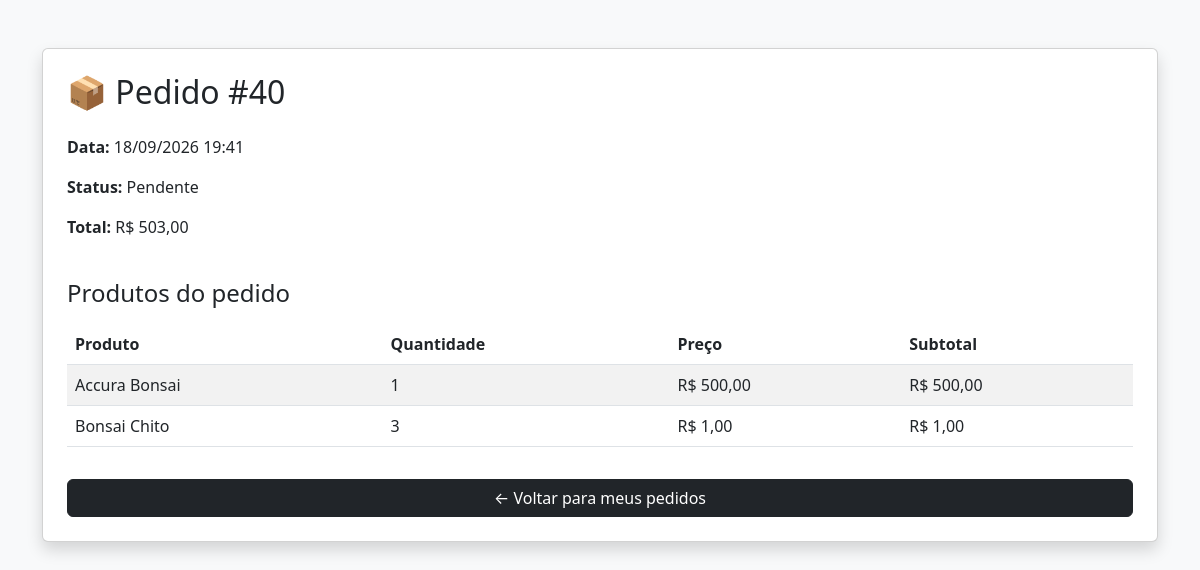
/pedido/40/ (signed in), run on the app's committed database.
### produtos/models.py (models this page shows, shortened)
class Pedido(models.Model):
    usuario = models.ForeignKey(
        User,
        on_delete=models.CASCADE,
        related_name='pedidos'
    )
    STATUS_CHOICES = [
        ('pendente', 'Pendente'),
        ('pago', 'Pago'),
        ('cancelado', 'Cancelado'),
    ]
    criado_em = models.DateTimeField(
        auto_now_add=True
    )
    total = models.DecimalField(
        max_digits=10,
        decimal_places=2,
        default=0
    )
    status = models.CharField(
        max_length=20,
        choices=STATUS_CHOICES,
        default='pendente'
    )
    mercadopago_id = models.CharField(
        max_length=100,
        blank=True,
        null=True
    )
    nome_cliente = models.CharField(
        max_length=150,
        blank=True
    )
    telefone = models.CharField(
        max_length=20,
        blank=True
    )
    cep = models.CharField(
        max_length=20,
        blank=True
    )
    cidade = models.CharField(
        max_length=100,
        blank=True
    )
    endereco = models.CharField(
        max_length=255,
        blank=True
    )
    numero = models.CharField(
        max_length=20,
        blank=True
    )
    complemento = models.CharField(
        max_length=255,
        blank=True
    )
    valor_frete = models.DecimalField(
        max_digits=10,
        decimal_places=2,
        default=0
    )
    tipo_frete = models.CharField(
        max_length=100,
        blank=True
    )
    prazo_entrega = models.IntegerField(
        null=True,
        blank=True
    )
    codigo_frete = models.CharField(
        max_length=100,
        blank=True,
        null=True
    )

class ItemPedido(models.Model):
    pedido = models.ForeignKey(
        Pedido,
        on_delete=models.CASCADE,
        related_name='itens'
    )
    produto = models.ForeignKey(
        Produto,
        on_delete=models.CASCADE
    )
    preco = models.DecimalField(
        max_digits=10,
        decimal_places=2
    )
    quantidade = models.IntegerField()

class Produto(models.Model):
    nome = models.CharField(max_length=100)
    descricao = models.TextField()
    preco = models.DecimalField(max_digits=10, decimal_places=2)
    estoque = models.IntegerField()
    peso = models.DecimalField(max_digits=6, decimal_places=2, default=1.00)
    altura = models.DecimalField(max_digits=6, decimal_places=2, default=20.00)
    largura = models.DecimalField(max_digits=6, decimal_places=2, default=20.00)
    comprimento = models.DecimalField(max_digits=6, decimal_places=2, default=20.00)
    ativo = models.BooleanField(default=True)
    destaque_home = models.BooleanField(default=False, verbose_name="Exibir na Home?")
    imagem = models.ImageField(
        upload_to='produtos/',
        null=True,
        blank=True
    )
    categoria = models.ForeignKey(
        Categoria,
        on_delete=models.CASCADE,
        related_name='produtos',
        null=True,
        blank=True
    )

### produtos/views.py (the view)
@login_required
def detalhe_pedido(request, pedido_id):
    pedido = get_object_or_404(Pedido, id=pedido_id, usuario=request.user)
    itens = pedido.itens.all()
    return render(request, 'detalhe_pedido.html', {'pedido': pedido, 'itens': itens})

### produtos/views.py (called while the page is built)
def limpar_carrinho(carrinho):
    carrinho_limpo = {}
    for produto_id, quantidade in carrinho.items():
        if Produto.objects.filter(id=produto_id).exists():
            carrinho_limpo[str(produto_id)] = quantidade
    return carrinho_limpo

def dados_carrinho(request):
    carrinho = limpar_carrinho(
        request.session.get('carrinho', {})
    )
    request.session['carrinho'] = carrinho
    total_itens = sum(carrinho.values())
    categorias = Categoria.objects.all()
    return {
        'total_itens': total_itens,
        'categorias': categorias
    }

### templates/detalhe_pedido.html (shortened to what this page needs)
<!DOCTYPE html>
<html lang="pt-br">
<head>
    <link href="https://cdn.jsdelivr.net/npm/bootstrap@5.3.0/dist/css/bootstrap.min.css" rel="stylesheet">
</head>
<body class="bg-light">
<div class="container mt-5">
    <div class="card shadow p-4">
        <h2 class="mb-4">
            📦 Pedido #{{ pedido.id }}
        </h2>
        <div class="mb-4">
            <p>
                <strong>Data:</strong>
                {{ pedido.criado_em|date:"d/m/Y H:i" }}
            </p>
            <p>
                <strong>Status:</strong>
                {{ pedido.get_status_display }}
            </p>
            <p>
                <strong>Total:</strong>
                R$ {{ pedido.total }}
            </p>
        </div>
        <h4 class="mb-3">
            Produtos do pedido
        </h4>
        <table class="table table-striped">
            <thead>
                <tr>
                    <th>Produto</th>
                    <th>Quantidade</th>
                    <th>Preço</th>
                    <th>Subtotal</th>
                </tr>
            </thead>
            <tbody>
                {% for item in itens %}
                <tr>
                    <td>
                        {{ item.produto.nome }}
                    </td>
                    <td>
                        {{ item.quantidade }}
                    </td>
                    <td>
                        R$ {{ item.preco }}
                    </td>
                    <td>
                        R$ {{ item.preco|floatformat:2 }}
                    </td>
                </tr>
                {% endfor %}
            </tbody>
        </table>
        <a href="{% url 'meus_pedidos' %}" class="btn btn-dark mt-3">
            ← Voltar para meus pedidos
        </a>
    </div>
</div>
</body>
</html>

### data on the page
Pedido: id "40", criado_em "18/09/2026 19:41", status "Pendente", total "503,00"
ItemPedido: produto.nome "Accura Bonsai", quantidade "1", preco "500,00"
ItemPedido: produto.nome "Bonsai Chito", quantidade "3", preco "1,00"
